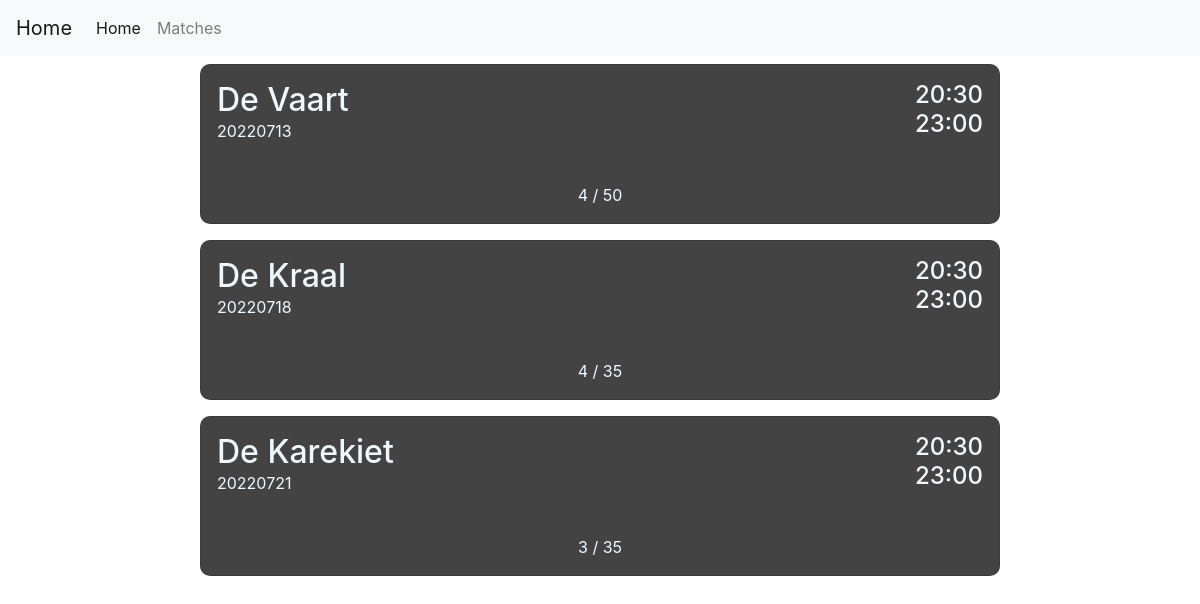
Screenshot of /matches with the database file from the repository.
### tables this page shows
CREATE TABLE MATCHDAYS ([id] INTEGER PRIMARY KEY,[date] text, [starttime] text, [endtime] text, [location] text, [max] int, [open] BIT);

### Program.py (the view)
@app.route('/matches', methods=['GET', 'POST'])
def matches():
    if request.method == 'POST':
        matchday = int(request.form.get('dateBtn'))
        return redirect(url_for('signup', matchday = matchday, message = ''))
    match_list = getData("match")
    print(match_list.values())
    print(len(match_list))
    return render_template('matches.html', list=list(match_list.values()), n_list=len(match_list))

### Program.py (called while the page is built)
@app.after_request
def add_header(r):
    r.headers["Cache-Control"] = "no-cache, no-store, must-revalidate"
    r.headers["Pragma"] = "no-cache"
    r.headers["Expires"] = "0"
    r.headers['Cache-Control'] = 'public, max-age=0'
    return r

### templates/matches.html (shortened to what this page needs)
{% extends 'layout.html' %}
{% block body %}
<link rel="stylesheet" href="../static/matches.css">
<div class="container-fluid">
    <div class="one">
        {% for i in range(n_list) %}
        <form id="{{list[i][0]}}" method="POST" action="">
            <div class="matches">
                <div id="{{ list[i][0] }}" class="card" name="cardname" onclick="document.getElementById('{{list[i][0]}}').submit();">
                    <div class="header">
                        <div>
                            <h2 class="title">{{ list[i][3] }}</h2>
                            <p class="date">{{ list[i][0] }}</p>
                        </div>
                        <div class="time">
                            <h4 class="stamp">{{ list[i][1] }}</h4>
                            <h4 class="stamp">{{ list[i][2] }}</h4>
                        </div>
                    </div>
                    <div class="participants">
                        <p>{{ list[i][6] }} / {{ list[i][4] }}</p>
                    </div>
                </div>
            </div>
        </form>
        {% endfor %}
    </div>
</div>
{% endblock %}

### templates/layout.html (shortened to what this page needs)
<!doctype html>
<html lang="en">
  <head>
    <link rel="stylesheet" href="https://cdn.jsdelivr.net/npm/bootstrap@4.3.1/dist/css/bootstrap.min.css">
  </head>
  <body>
    {% include 'navbar.html' %}
    {% block body %}{% endblock %}
  </body>
</html>

### templates/navbar.html (shortened to what this page needs)
<nav class="navbar navbar-expand-lg navbar-light bg-light">
  <a class="navbar-brand" href="/matches">Home</a>
  <div class="collapse navbar-collapse" id="navbarNavAltMarkup">
    <div class="navbar-nav">
      <a class="nav-item nav-link active" href="/">Home <span class="sr-only">(current)</span></a>
      <a class="nav-item nav-link" href="/matches">Matches</a>
    </div>
  </div>
</nav>

### static/matches.css (style rules this page uses)
.matches { display: flex; justify-content: center; }
.card { background-color: rgb(67, 67, 67); color: aliceblue; height: 10rem; width: 50rem; border-radius: 10px; display: flex; justify-content: space-between; margin: 0.5rem 0; transition: 0.3s; }
.title { margin: 1rem 1rem 0 1rem; }
.header { display: flex; justify-content: space-between; }
.time { display: flex; flex-direction: column; margin: 1em; }
.stamp { margin: 0; }
.date { margin: 0 0 0 1rem; }
.participants { display: flex; justify-content: center; }

### rows the page displays
MATCHDAYS: location "De Vaart", date "20220713", starttime "20:30", endtime "23:00"
MATCHDAYS: location "De Kraal", date "20220718", starttime "20:30", endtime "23:00"
MATCHDAYS: location "De Karekiet", date "20220721", starttime "20:30", endtime "23:00"

### other values shown
{{ list[i][6] }} "4" "4" "3"
{{ list[i][4] }} "50" "35" "35"
